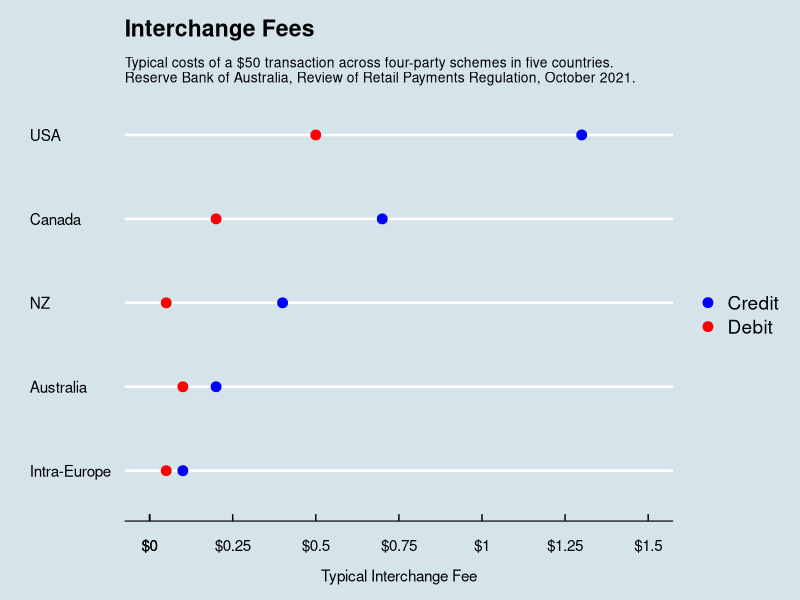

Recreate this plot in R.
# Load required libraries
library(tidyverse)
library(ggthemes)

# Load the data
data <- read_csv("four_party_scheme_interchange.csv")

colnames(data) <- make.names(colnames(data))

# Create the plot
ggplot(data, aes(x = Standard.card.transaction, y = reorder(Country.Region, Standard.card.transaction), color = Type)) +
  geom_point(size = 3) +
  scale_color_manual(values = c('Credit' = 'blue', 'Debit' = 'red'),
                     labels = c('Credit', 'Debit')) +
  labs(title = "Interchange Fees",
       subtitle = "\nTypical costs of a $50 transaction across four-party schemes in five countries.\nReserve Bank of Australia, Review of Retail Payments Regulation, October 2021.",
       x = "\nTypical Interchange Fee",
       y = "",
       color = "") +
  scale_x_continuous(breaks = c(0,00, 0.25, 0.50, 0.75, 1.00, 1.25, 1.50),
                     limits = c(0, 1.5),
                     labels = function(x) paste0("$", x)) +
  theme_economist() +
  theme(legend.position = "right",
        plot.subtitle = element_text(size = 10, hjust = 0))
